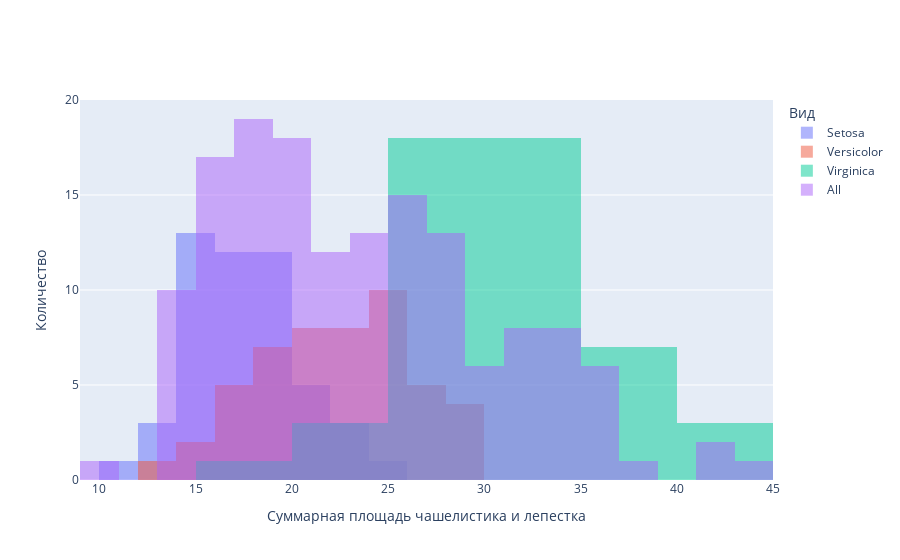

The notebook cell this image was saved under:
### Markdown cell above
### Histogram

### Code cell
hist_fig: go.Figure = go.Figure()

def make_hist(fig: go.Figure, data_flowers_ecdf: pd.Series, name_legend: str) -> None:
    """
    Добавляет гистограмму на график.
    
    Args:
        fig: Объект графика Plotly
        data_flowers_ecdf: Series с данными  
        name_legend: Название для легенды
    """
    fig.add_trace(
        go.Histogram(
            x=data_flowers_ecdf,
            name=name_legend,
            opacity=0.5
        )
    )

make_hist(hist_fig, area_iris_setosa_sepal_petal_sum, "Setosa")
make_hist(hist_fig, area_iris_versicolor_sepal_petal_sum, "Versicolor")
make_hist(hist_fig, area_iris_virginica_sepal_petal_sum, "Virginica")
make_hist(hist_fig, area_all_flowers_sepal_petal_sum, "All")

hist_fig.update_layout(
    barmode='overlay',
    xaxis_title="Суммарная площадь чашелистика и лепестка",
    yaxis_title="Количество",
    legend_title_text="Вид"
)

hist_fig.show()

### Figure 1 — Plotly figure (JSON) as saved in the notebook; plotly's stock layout.template omitted (floating-point values rounded to 4 significant figures; data arrays with more than 128 entries replaced by an {"elided": "..."} marker saying what was removed)
{"data": [{"name": "Setosa", "opacity": 0.5, "type": "histogram", "x": [18.13, 14.98, 15.3, 14.56, 18.28, 21.74, 16.06, 17.3, 13.04, 15.34, 20.28, 16.64, 14.54, 13.01, 23.44, 25.68, 21.58, 18.27, 22.17, 19.83, 18.7, 19.47, 16.76, 17.68, 16.7, 15.32, 17.64, 18.5, 17.96, 15.36, 15.2, 18.96, 21.47, 23.38, 15.34, 16.24, 19.51, 15.34, 13.46, 17.64, 17.89, 10.74, 14.34, 18.46, 20.14, 14.82, 19.7, 15.0, 19.91, 16.78]}, {"name": "Versicolor", "opacity": 0.5, "type": "histogram", "x": [28.98, 27.23, 28.74, 17.85, 25.1, 21.81, 28.31, 15.06, 25.12, 19.5, 13.5, 24.0, 17.2, 24.27, 20.92, 26.93, 23.55, 19.76, 20.39, 18.29, 27.52, 22.28, 23.1, 22.72, 24.15, 25.96, 25.76, 28.6, 24.15, 18.32, 17.38, 16.9, 20.34, 24.36, 22.95, 27.6, 27.82, 20.21, 22.13, 18.95, 19.58, 24.74, 19.88, 14.8, 20.58, 22.14, 21.99, 23.57, 16.05, 21.29]}, {"name": "Virginica", "opacity": 0.5, "type": "histogram", "x": [35.79, 25.35, 33.69, 28.35, 32.26, 36.66, 19.9, 32.51, 27.19, 41.17, 31.0, 27.35, 31.95, 24.25, 28.48, 32.67, 29.4, 44.0, 35.89, 20.7, 35.19, 25.48, 34.96, 25.83, 34.08, 33.84, 26.0, 27.12, 29.68, 30.88, 32.31, 42.82, 30.24, 25.29, 23.7, 37.13, 34.86, 29.74, 26.64, 32.73, 34.21, 33.12, 25.35, 35.33, 36.36, 32.06, 25.25, 29.9, 33.5, 26.88]}, {"name": "All", "opacity": 0.5, "type": "histogram", "x": {"elided": "150 float values"}}], "layout": {"barmode": "overlay", "legend": {"title": {"text": "Вид"}}, "xaxis": {"title": {"text": "Суммарная площадь чашелистика и лепестка"}}, "yaxis": {"title": {"text": "Количество"}}}}
